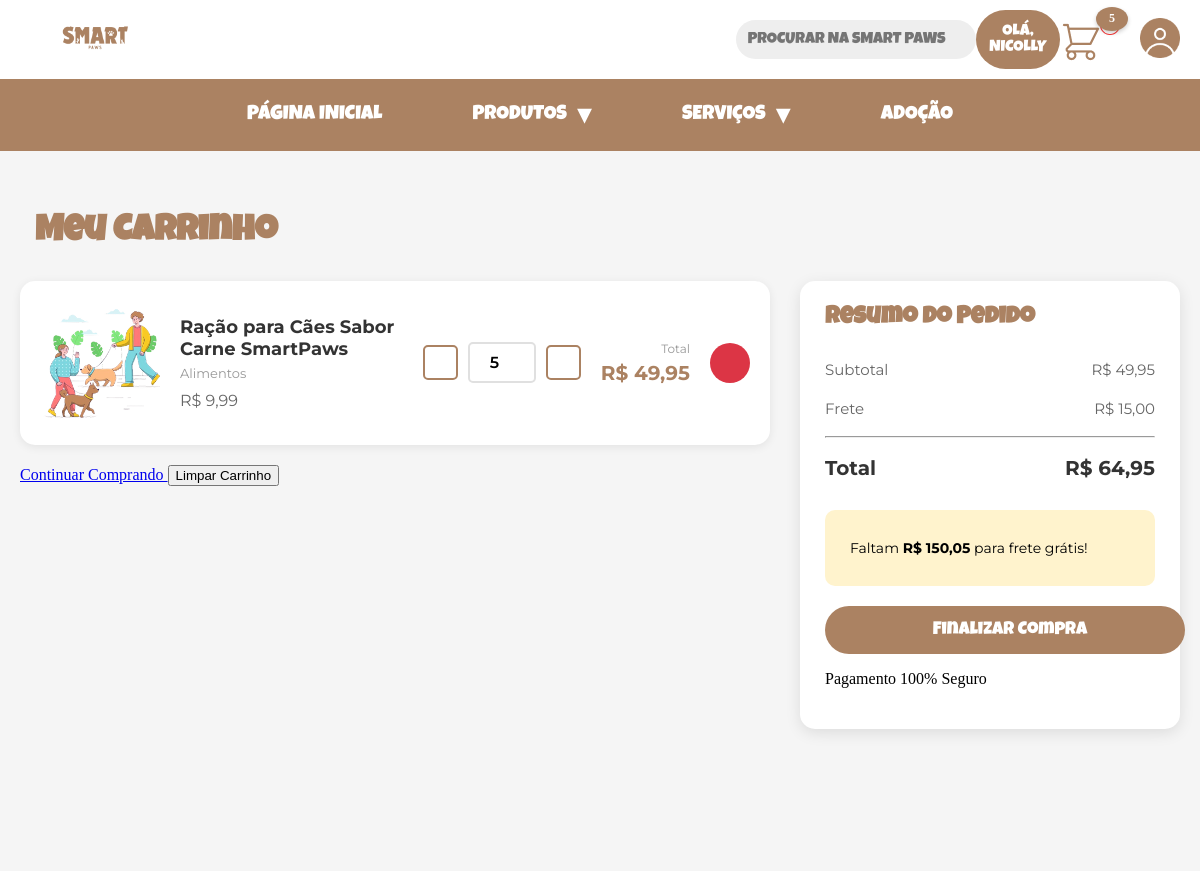
The page /carrinho/ (signed in) on the database its author committed.
### usuarios/models.py (models this page shows, shortened)
class Usuario(AbstractUser):
    email = models.EmailField(
        unique=True,
        verbose_name="Email"
    )
    cpf = models.CharField(
        max_length=14,
        unique=True,
        blank=True,
        null=True,
        validators=[validar_cpf],
        verbose_name="CPF"
    )
    telefone_regex = RegexValidator(
        regex=r'^\(\d{2}\)\s\d{4,5}-\d{4}$',
        message="Telefone: (61) 91234-5678"
    )
    telefone = models.CharField(
        max_length=15,
        validators=[telefone_regex],
        blank=True,
        verbose_name="Telefone"
    )
    data_nascimento = models.DateField(
        null=True,
        blank=True,
        verbose_name="Data de Nascimento"
    )
    SEXO_CHOICES = [
        ('M', 'Masculino'),
        ('F', 'Feminino'),
        ('O', 'Outro'),
        ('N', 'Prefiro não informar')
    ]
    sexo = models.CharField(
        max_length=1,
        choices=SEXO_CHOICES,
        blank=True,
        verbose_name="Sexo"
    )
    foto_perfil = models.ImageField(
        upload_to='usuarios/fotos/%Y/%m/',
        blank=True,
        null=True,
        verbose_name="Foto do Perfil"
    )
    is_verified = models.BooleanField(
        default=False,
        verbose_name="Email Verificado"
    )
    aceita_marketing = models.BooleanField(
        default=False,
        verbose_name="Aceita receber emails promocionais"
    )
    verification_token = models.CharField(
        max_length=100,
        blank=True,
        null=True
    )
    reset_password_token = models.CharField(
        max_length=100,
        blank=True,
        null=True
    )
    created_at = models.DateTimeField(auto_now_add=True)
    updated_at = models.DateTimeField(auto_now=True)
    groups = models.ManyToManyField(
        'auth.Group',
        verbose_name='groups',
        blank=True,
        related_name='usuario_set',  # ← ADICIONE
        related_query_name='usuario',
    )
    user_permissions = models.ManyToManyField(
        'auth.Permission',
        verbose_name='user permissions',
        blank=True,
        related_name='usuario_set',  # ← ADICIONE
        related_query_name='usuario',
    )
    USERNAME_FIELD = 'email'
    REQUIRED_FIELDS = ['username']
    class Meta:
        verbose_name = "Usuário"
        verbose_name_plural = "Usuários"
        ordering = ['-created_at']

### carrinho/models.py (models this page shows, shortened)
class ItemCarrinho(models.Model):
    carrinho = models.ForeignKey(
        Carrinho,
        on_delete=models.CASCADE,
        related_name='itens',
        verbose_name="Carrinho"
    )
    produto = models.ForeignKey(
        Produto,
        on_delete=models.CASCADE,
        verbose_name="Produto"
    )
    quantidade = models.PositiveIntegerField(default=1, verbose_name="Quantidade")
    preco_unitario = models.DecimalField(
        max_digits=10,
        decimal_places=2,
        verbose_name="Preço Unitário"
    )
    created_at = models.DateTimeField(auto_now_add=True)
    updated_at = models.DateTimeField(auto_now=True)
    class Meta:
        verbose_name = "Item do Carrinho"
        verbose_name_plural = "Itens do Carrinho"
        unique_together = ('carrinho', 'produto')
    @property
    def total(self):
        if self.preco_unitario is None:
            return Decimal('0.00')
        return self.quantidade * self.preco_unitario

class Carrinho(models.Model):
    usuario = models.OneToOneField(
        settings.AUTH_USER_MODEL,
        on_delete=models.CASCADE,
        related_name='carrinho',
        verbose_name="Usuário"
    )
    session_key = models.CharField(max_length=40, blank=True, null=True)
    created_at = models.DateTimeField(auto_now_add=True)
    updated_at = models.DateTimeField(auto_now=True)
    class Meta:
        verbose_name = "Carrinho"
        verbose_name_plural = "Carrinhos"
    @property
    def total_itens(self):
        return sum(item.quantidade for item in self.itens.all())
    @property
    def subtotal(self):
        return sum(item.total for item in self.itens.all())
    @property
    def desconto(self):
        return Decimal('0.00')
    @property
    def frete(self):
        if self.subtotal >= 200:
            return Decimal('0.00')  # Frete grátis
        return Decimal('15.00')
    @property
    def total(self):
        return self.subtotal - self.desconto + self.frete

### produtos/models.py (models this page shows, shortened)
class Produto(models.Model):
    nome = models.CharField(
        max_length=200,
        verbose_name="Nome do Produto"
    )
    slug = models.SlugField(
        max_length=200,
        unique=True,
        blank=True,
        verbose_name="URL Amigável"
    )
    categoria = models.ForeignKey(
        CategoriaProduto,
        on_delete=models.PROTECT,
        related_name='produtos',
        verbose_name="Categoria"
    )
    descricao = models.TextField(
        verbose_name="Descrição"
    )
    imagem_principal = models.ImageField(
        upload_to='produtos/%Y/%m/',
        verbose_name="Imagem Principal"
    )
    preco_original = models.DecimalField(
        max_digits=10,
        decimal_places=2,
        validators=[MinValueValidator(Decimal('0.01'))],
        verbose_name="Preço Original (R$)"
    )
    preco_desconto = models.DecimalField(
        max_digits=10,
        decimal_places=2,
        null=True,
        blank=True,
        validators=[MinValueValidator(Decimal('0.01'))],
        verbose_name="Preço com Desconto (R$)"
    )
    estoque = models.PositiveIntegerField(
        default=0,
        verbose_name="Quantidade em Estoque"
    )
    estoque_minimo = models.PositiveIntegerField(
        default=5,
        verbose_name="Estoque Mínimo"
    )
    avaliacao = models.DecimalField(
        max_digits=2,
        decimal_places=1,
        default=Decimal('5.0'),
        validators=[MinValueValidator(0), MaxValueValidator(5)],
        verbose_name="Avaliação (0-5)"
    )
    numero_avaliacoes = models.PositiveIntegerField(
        default=0,
        verbose_name="Número de Avaliações"
    )
    peso_tamanho = models.CharField(
        max_length=50,
        blank=True,
        verbose_name="Peso/Tamanho"
    )
    marca = models.CharField(
        max_length=100,
        default="SmartPaws",
        verbose_name="Marca"
    )
    destaque = models.BooleanField(
        default=False,
        verbose_name="Produto em Destaque"
    )
    novidade = models.BooleanField(
        default=False,
        verbose_name="Novidade"
    )
    ativo = models.BooleanField(
        default=True,
        verbose_name="Ativo"
    )
    created_at = models.DateTimeField(auto_now_add=True)
    updated_at = models.DateTimeField(auto_now=True)
    class Meta:
        verbose_name = "Produto"
        verbose_name_plural = "Produtos"
        ordering = ['-created_at']
        indexes = [
            models.Index(fields=['slug']),
            models.Index(fields=['categoria', 'ativo']),
        ]

class CategoriaProduto(models.Model):
    TIPO_CHOICES = [
        ('alimentos', 'Alimentos'),
        ('brinquedos', 'Brinquedos'),
        ('gaiolas_viveiros', 'Gaiolas e Viveiros'),
        ('roupas_acessorios', 'Roupas e Acessórios'),
        ('higiene', 'Higiene'),
        ('outros', 'Outros'),
    ]
    nome = models.CharField(
        max_length=100,
        verbose_name="Nome da Categoria"
    )
    slug = models.SlugField(
        max_length=100,
        unique=True,
        verbose_name="URL Amigável"
    )
    tipo = models.CharField(
        max_length=30,
        choices=TIPO_CHOICES,
        verbose_name="Tipo"
    )
    descricao = models.TextField(
        blank=True,
        verbose_name="Descrição"
    )
    imagem = models.ImageField(
        upload_to='categorias/%Y/%m/',
        null=True,
        blank=True,
        verbose_name="Imagem"
    )
    ordem = models.PositiveIntegerField(
        default=0,
        verbose_name="Ordem de Exibição"
    )
    ativo = models.BooleanField(
        default=True,
        verbose_name="Ativo"
    )
    created_at = models.DateTimeField(auto_now_add=True)
    updated_at = models.DateTimeField(auto_now=True)
    class Meta:
        verbose_name = "Categoria de Produto"
        verbose_name_plural = "Categorias de Produtos"
        ordering = ['ordem', 'nome']

### carrinho/views.py (the view)
# urls.py: path('', views.visualizar_carrinho, name='visualizar'),
@login_required
def visualizar_carrinho(request):
    carrinho = get_or_create_carrinho(request.user)
    itens = carrinho.itens.select_related('produto').all()
    frete_gratis_minimo = 200
    falta_frete_gratis = max(0, frete_gratis_minimo - float(carrinho.subtotal))
    context = {
        'carrinho': carrinho,
        'itens': itens,
        'falta_frete_gratis': falta_frete_gratis,
    }
    return render(request, 'carrinho/visualizar.html', context)

### templates/carrinho/visualizar.html (shortened to what this page needs)
{% extends 'base.html' %}
{% load static %}
{% block extra_css %}
<link rel="stylesheet" href="{% static 'CSS/carrinho.css' %}">
{% endblock %}
{% block content %}
<div class="carrinho-page">
    <div class="container-carrinho">
        <h1> Meu Carrinho</h1>
        {% if itens %}
        <div class="carrinho-grid">
            <div class="itens-carrinho">
                {% for item in itens %}
                <div class="item-card" data-item-id="{{ item.id }}">
                    <div class="item-imagem">
                        {% if item.produto.imagem_principal %}
                            <img src="{{ item.produto.imagem_principal.url }}" alt="{{ item.produto.nome }}">
                        {% else %}
                            <img src="{% static 'IMG/produtos/default.png' %}" alt="{{ item.produto.nome }}">
                        {% endif %}
                    </div>
                    <div class="item-info">
                        <h3>{{ item.produto.nome }}</h3>
                        <p class="item-categoria">{{ item.produto.categoria.nome }}</p>
                        <p class="item-preco-unit">R$ {{ item.preco_unitario }}</p>
                    </div>
                    <div class="item-quantidade">
                        <button class="btn-qtd" data-action="decrease" data-item-id="{{ item.id }}">
                        </button>
                        <input type="number"
                               class="qtd-input"
                               value="{{ item.quantidade }}"
                               min="1"
                               data-item-id="{{ item.id }}">
                        <button class="btn-qtd" data-action="increase" data-item-id="{{ item.id }}">
                        </button>
                    </div>
                    <div class="item-total">
                        <p class="label">Total</p>
                        <p class="valor" id="item-total-{{ item.id }}">R$ {{ item.total }}</p>
                    </div>
                    <button class="btn-remover" data-item-id="{{ item.id }}">
                    </button>
                </div>
                {% endfor %}
                <div class="carrinho-acoes">
                    <a href="{% url 'produtos:lista' %}" class="btn-continuar">
                        Continuar Comprando
                    </a>
                    <form method="post" action="{% url 'carrinho:limpar' %}" style="display: inline;">
                        <button type="submit" class="btn-limpar" onclick="return confirm('Deseja limpar o carrinho?')">
                            Limpar Carrinho
                        </button>
                    </form>
                </div>
            </div>
            <aside class="resumo-pedido">
                <h2>Resumo do Pedido</h2>
                <div class="resumo-valores">
                    <div class="valor-linha">
                        <span>Subtotal</span>
                        <span id="carrinho-subtotal">R$ {{ carrinho.subtotal }}</span>
                    </div>
                    <div class="valor-linha">
                        <span>Frete</span>
                        <span id="carrinho-frete">
                            {% if carrinho.frete == 0 %}
                                <strong style="color: #28a745;">GRÁTIS</strong>
                            {% else %}
                                R$ {{ carrinho.frete }}
                            {% endif %}
                        </span>
                    </div>
                    <hr>
                    <div class="valor-linha total">
                        <span>Total</span>
                        <span id="carrinho-total">R$ {{ carrinho.total }}</span>
                    </div>
                </div>
                {% if carrinho.subtotal < 200 %}
                <div class="frete-gratis-aviso">
                    {% if falta_frete_gratis > 0%}
                    <p>Faltam <strong>R$ {{ falta_frete_gratis|floatformat:2 }}</strong> para frete grátis!</p>
                    {% endif %}
                </div>
                {% else %}
                <div class="frete-gratis-conquistado">
                    <i class="fas fa-check-circle"></i>
                    <p>Você ganhou <strong>frete grátis!</strong></p>
                </div>
                {% endif %}
                <a href="{% url 'carrinho:checkout' %}" class="btn-finalizar">
                    Finalizar Compra
                </a>
                <div class="pagamento-seguro">
                    <p>Pagamento 100% Seguro</p>
                </div>
            </aside>
        </div>
        {% endif %}
    </div>
</div>
{% endblock %}

### templates/base.html (shortened to what this page needs)
{% load static %}
<!DOCTYPE html>
<html lang="pt-br">
<head>
    <link rel="stylesheet" href="{% static 'CSS/index.css' %}">
    {% block extra_css %}{% endblock %}
</head>
<body>
     <header>
        <div class="container_topo">
            <a href="{% url 'core:home' %}">
                <img class="logo_cima" src="{% static 'IMG/SP_logo_cima.png' %}" alt="Smart Paws">
            </a>
            <input type="text" id="barra_pesquisa" name="barra_pesquisa" placeholder="PROCURAR NA SMART PAWS">
            {% if user.is_authenticated %}
                <a class="entre_cadastre" href="{% url 'usuarios:logout' %}">OLÁ, {{ user.first_name|upper }}</a>
            {% else %}
                <a class="entre_cadastre" href="{% url 'usuarios:login' %}">ENTRE OU CADASTRE-SE</a>
            {% endif %}
             <div class="carrinho_perfil">
                <a href="{% url 'carrinho:visualizar' %}">
                    <img class="carrinho" src="{% static 'IMG/carrinho.png' %}" alt="Carrinho de compras">
                    {% if carrinho_total_itens > 0 %}
                    <span class="carrinho-count">{{ carrinho_total_itens }}</span>
                    {% endif %}
                </a>
                {% if user.is_authenticated %}
                    <a href="{% url 'usuarios:perfil' %}">
                        <img class="perfil" src="{% static 'IMG/perfil.png' %}" alt="Meu perfil">
                    </a>
                {% else %}
                    <a href="{% url 'usuarios:login' %}">
                        <img class="perfil" src="{% static 'IMG/perfil.png' %}" alt="Acessar perfil">
                    </a>
                {% endif %}
            </div>
        </div>
        <div class="container_paginas">
            <ul class="paginas">
                <li><a href="{% url 'core:home' %}">PÁGINA INICIAL</a></li>
                <li class="has-dropdown">
                    <a href="{% url 'produtos:lista' %}">PRODUTOS</a>
                </li>
                <li class="has-dropdown">
                    <a href="{% url 'servicos:lista'%}">SERVIÇOS</a>
                </li>
                <li><a href="{% url 'pets:adocao' %}">ADOÇÃO</a></li>
            </ul>
        </div>
    </header>
        {% block content %}{% endblock %}
</body>
</html>

### rows shown on the page
Usuario: first_name "NICOLLY"
ItemCarrinho: produto.nome "Ração para Cães Sabor Carne SmartPaws", produto.categoria.nome "Alimentos", preco_unitario "9,99", quantidade "5", total "49,95"
Carrinho: subtotal "49,95", frete "15,00", total "64,95"

### other values the page prints
{{ carrinho_total_itens }} "5"
{{ falta_frete_gratis|floatformat:2 }} "150,05"
